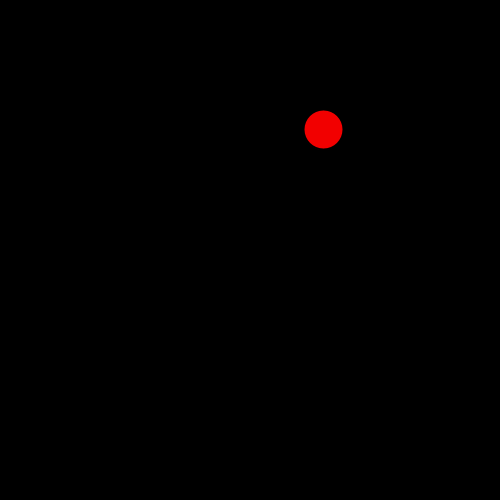
Frame 1 (no input)
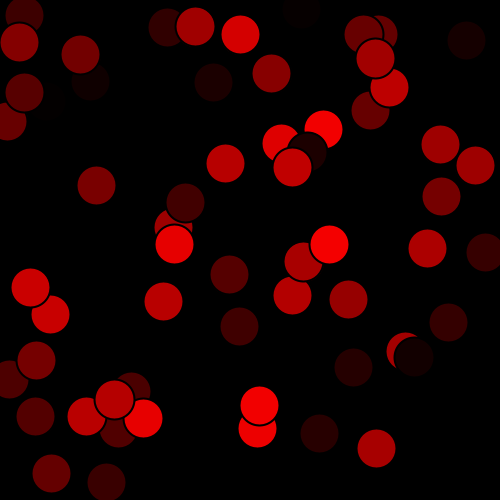
Frame 60 (the mouse pressed at the canvas centre just before this capture)
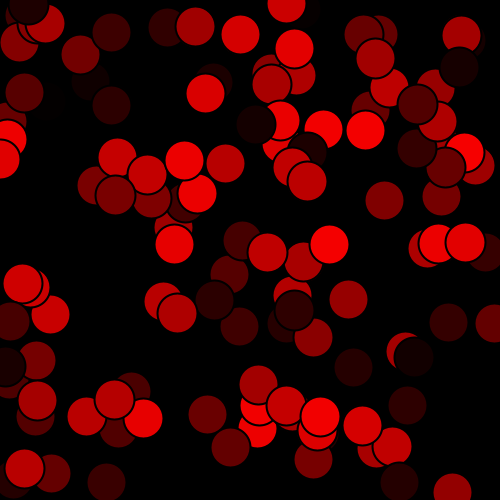
Frame 120 (the mouse held since frame 60 and released just before this capture)

The Processing sketch that drew these frames (run headless with seeded random() and noise(); from frame 60 on, the mouse is pressed at the canvas centre):

// Processing sketch: colorAleatorio
// ── colorAleatorio.pde
float  px, py;
float verde;
void setup() {
  size(500, 500);
  background(0);
  strokeWeight(2);
}
void draw() {
  px = random(width);
  py = random(height);
  verde = px*255/500; // promedio dos escalas
  //fill(random(255), random(255), random(255));
  float rojo = random(255);
  fill(rojo, 0, 0);
  ellipse(px, py, 40, 40);
}
